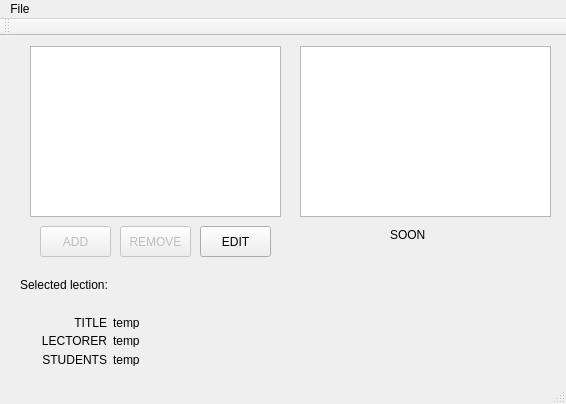
<?xml version="1.0" encoding="UTF-8"?>
<ui version="4.0">
 <class>MainWindow</class>
 <widget class="QMainWindow" name="MainWindow">
  <property name="geometry">
   <rect>
    <x>0</x>
    <y>0</y>
    <width>566</width>
    <height>404</height>
   </rect>
  </property>
  <property name="windowTitle">
   <string>MainWindow</string>
  </property>
  <widget class="QWidget" name="centralWidget">
   <widget class="QPushButton" name="pushButton">
    <property name="enabled">
     <bool>false</bool>
    </property>
    <property name="geometry">
     <rect>
      <x>40</x>
      <y>190</y>
      <width>71</width>
      <height>31</height>
     </rect>
    </property>
    <property name="text">
     <string>ADD</string>
    </property>
   </widget>
   <widget class="QPushButton" name="pushButton_2">
    <property name="enabled">
     <bool>false</bool>
    </property>
    <property name="geometry">
     <rect>
      <x>120</x>
      <y>190</y>
      <width>71</width>
      <height>31</height>
     </rect>
    </property>
    <property name="text">
     <string>REMOVE</string>
    </property>
   </widget>
   <widget class="QWidget" name="formLayoutWidget">
    <property name="geometry">
     <rect>
      <x>30</x>
      <y>270</y>
      <width>251</width>
      <height>71</height>
     </rect>
    </property>
    <layout class="QFormLayout" name="formLayout">
     <property name="labelAlignment">
      <set>Qt::AlignRight|Qt::AlignTrailing|Qt::AlignVCenter</set>
     </property>
     <item row="0" column="0">
      <widget class="QLabel" name="label">
       <property name="enabled">
        <bool>true</bool>
       </property>
       <property name="text">
        <string>TITLE</string>
       </property>
       <property name="alignment">
        <set>Qt::AlignRight|Qt::AlignTrailing|Qt::AlignVCenter</set>
       </property>
      </widget>
     </item>
     <item row="0" column="1">
      <widget class="QLabel" name="label_2">
       <property name="text">
        <string>temp</string>
       </property>
      </widget>
     </item>
     <item row="1" column="0">
      <widget class="QLabel" name="label_3">
       <property name="text">
        <string>LECTORER</string>
       </property>
       <property name="alignment">
        <set>Qt::AlignRight|Qt::AlignTrailing|Qt::AlignVCenter</set>
       </property>
      </widget>
     </item>
     <item row="1" column="1">
      <widget class="QLabel" name="label_4">
       <property name="text">
        <string>temp</string>
       </property>
      </widget>
     </item>
     <item row="2" column="0">
      <widget class="QLabel" name="label_5">
       <property name="text">
        <string>STUDENTS</string>
       </property>
       <property name="alignment">
        <set>Qt::AlignRight|Qt::AlignTrailing|Qt::AlignVCenter</set>
       </property>
      </widget>
     </item>
     <item row="2" column="1">
      <widget class="QLabel" name="label_6">
       <property name="text">
        <string>temp</string>
       </property>
      </widget>
     </item>
    </layout>
   </widget>
   <widget class="QLabel" name="label_7">
    <property name="geometry">
     <rect>
      <x>20</x>
      <y>240</y>
      <width>111</width>
      <height>17</height>
     </rect>
    </property>
    <property name="frameShape">
     <enum>QFrame::NoFrame</enum>
    </property>
    <property name="text">
     <string>Selected lection:</string>
    </property>
   </widget>
   <widget class="QListWidget" name="listWidget">
    <property name="geometry">
     <rect>
      <x>30</x>
      <y>10</y>
      <width>251</width>
      <height>171</height>
     </rect>
    </property>
   </widget>
   <widget class="QPushButton" name="pushButton_3">
    <property name="geometry">
     <rect>
      <x>200</x>
      <y>190</y>
      <width>71</width>
      <height>31</height>
     </rect>
    </property>
    <property name="text">
     <string>EDIT</string>
    </property>
   </widget>
   <widget class="QListWidget" name="listWidget_2">
    <property name="geometry">
     <rect>
      <x>300</x>
      <y>10</y>
      <width>251</width>
      <height>171</height>
     </rect>
    </property>
   </widget>
   <widget class="QLabel" name="label_8">
    <property name="geometry">
     <rect>
      <x>390</x>
      <y>190</y>
      <width>41</width>
      <height>17</height>
     </rect>
    </property>
    <property name="frameShape">
     <enum>QFrame::NoFrame</enum>
    </property>
    <property name="text">
     <string>SOON</string>
    </property>
   </widget>
  </widget>
  <widget class="QMenuBar" name="menuBar">
   <property name="geometry">
    <rect>
     <x>0</x>
     <y>0</y>
     <width>566</width>
     <height>22</height>
    </rect>
   </property>
   <widget class="QMenu" name="menumenu1">
    <property name="title">
     <string>File</string>
    </property>
    <addaction name="separator"/>
    <addaction name="actionOpen_storage"/>
   </widget>
   <addaction name="menumenu1"/>
  </widget>
  <widget class="QToolBar" name="mainToolBar">
   <attribute name="toolBarArea">
    <enum>TopToolBarArea</enum>
   </attribute>
   <attribute name="toolBarBreak">
    <bool>false</bool>
   </attribute>
  </widget>
  <widget class="QStatusBar" name="statusBar"/>
  <action name="actionmenu2">
   <property name="text">
    <string>menu2</string>
   </property>
  </action>
  <action name="actionOpen_storage">
   <property name="text">
    <string>Open storage...</string>
   </property>
   <property name="shortcut">
    <string>Ctrl+O</string>
   </property>
  </action>
 </widget>
 <layoutdefault spacing="6" margin="11"/>
 <resources/>
 <connections/>
</ui>
